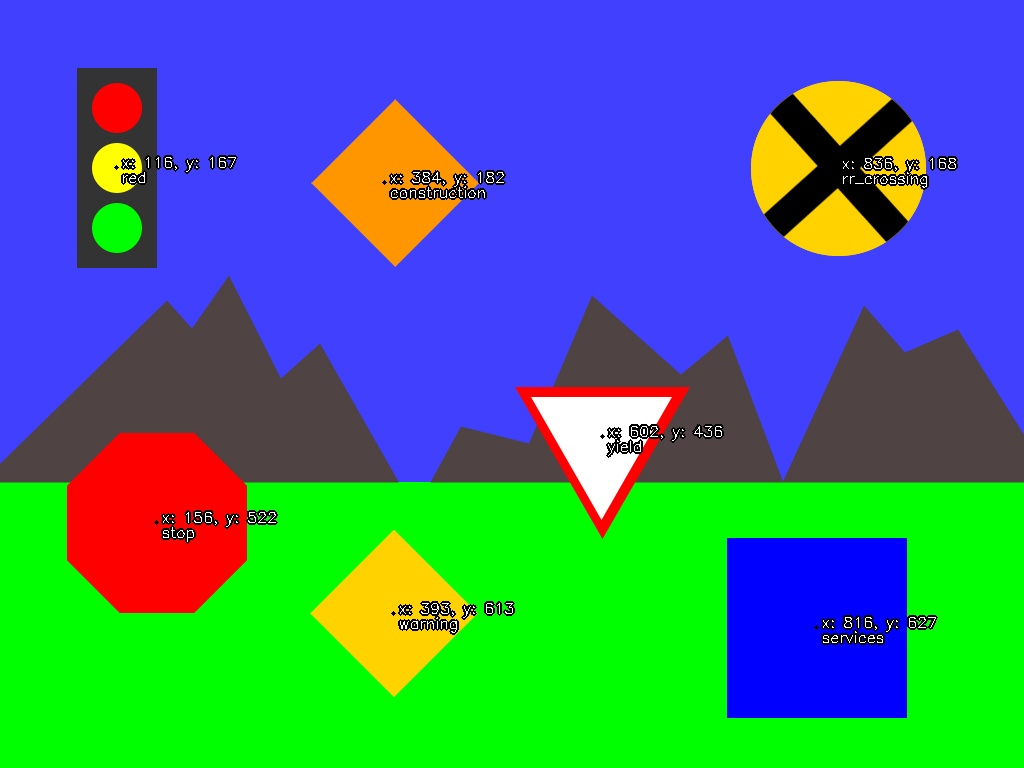
#> input picture Homework Folder/HW2/example_all_signs.jpg, 1024 x 768 px
$ python -i hw2.py   (imports and definitions only)
#> lines starting #> are read from the running program, lines starting #| are printed output that depends on the picture; after the words box and inside, x2 and y2 are one past the last pixel; in counts of white or black regions, pixels touching at a corner belong together
#> further down, picture is the input picture: shape (768, 1024, 3); mean B, G, R 128.7, 121.2, 63.8
import cv2
import numpy as np


# [38 lines left out: functions sign_lines, sign_circle, sign_axis, not called in this run]


def identify_traffic_light(img: np.ndarray) -> tuple:
    """
    This function takes in the image as a numpy array and returns a tuple identifying the location
    of the traffic light in the image and the lighted light.
    :param img: Image as numpy array
    :return: Tuple identifying the location of the traffic light in the image and light.
             ( x,   y, color)
             (140, 100, 'None') or (140, 100, 'Red')
             In the case of no light lit, coordinates can be just center of traffic light
    """
    img_gray = cv2.cvtColor(img, cv2.COLOR_BGR2GRAY)
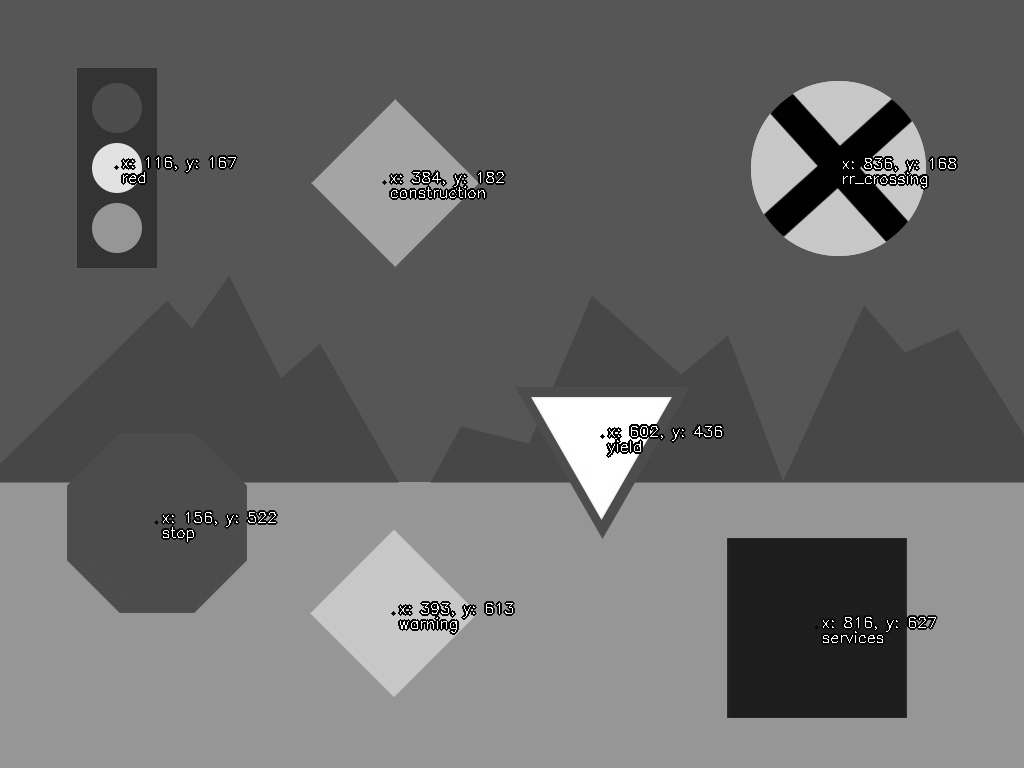
#> img_gray: shape (768, 1024); min 0, max 255, mean 105
    hsv = cv2.cvtColor(img, cv2.COLOR_BGR2HSV)
#> hsv: shape (768, 1024, 3); mean H, S, V 78.2, 195.4, 225

    # Corrected HSV ranges
    red_lower = np.array([0, 150, 100])
    red_upper = np.array([10, 255, 255])
    yellow_lower = np.array([20, 150, 100])
    yellow_upper = np.array([35, 255, 255])
    green_lower = np.array([40, 100, 100])
    green_upper = np.array([90, 255, 255])

    # Masks
    red_mask = cv2.inRange(hsv, red_lower, red_upper)
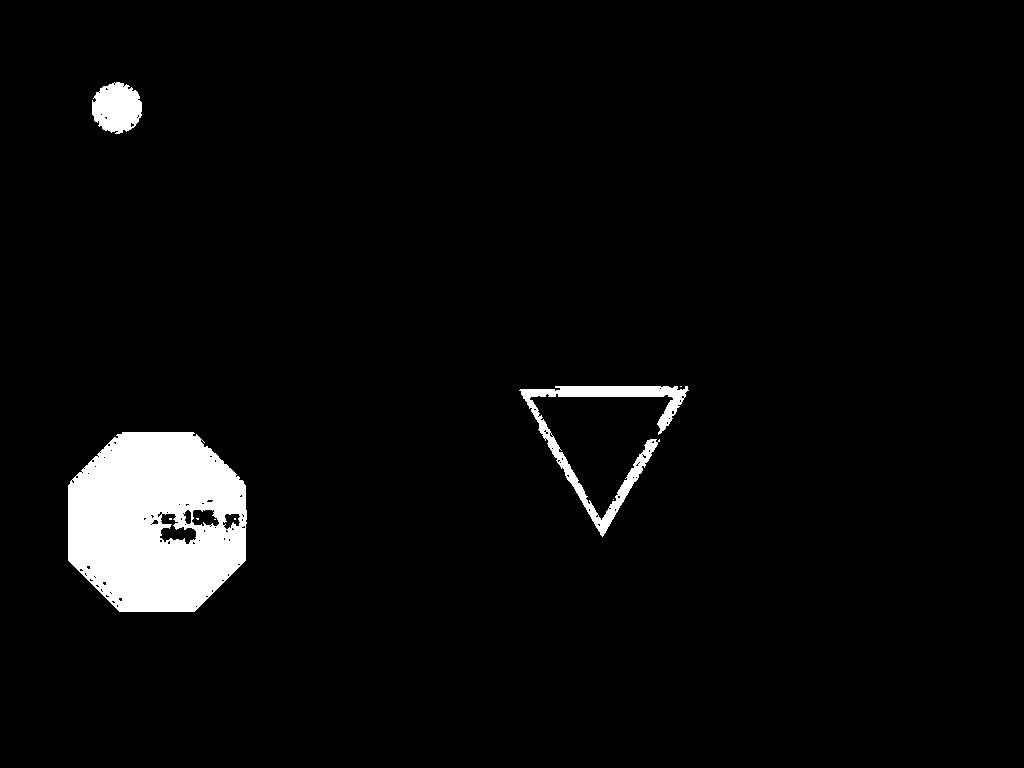
#> red_mask: shape (768, 1024); 4% white; 9 white regions (6 under 20 px), largest, box (x1, y1, x2, y2) and area: (68, 432, 247, 612) 25365, (519, 386, 689, 537) 4190, (92, 82, 142, 134) 1955
    yellow_mask = cv2.inRange(hsv, yellow_lower, yellow_upper)
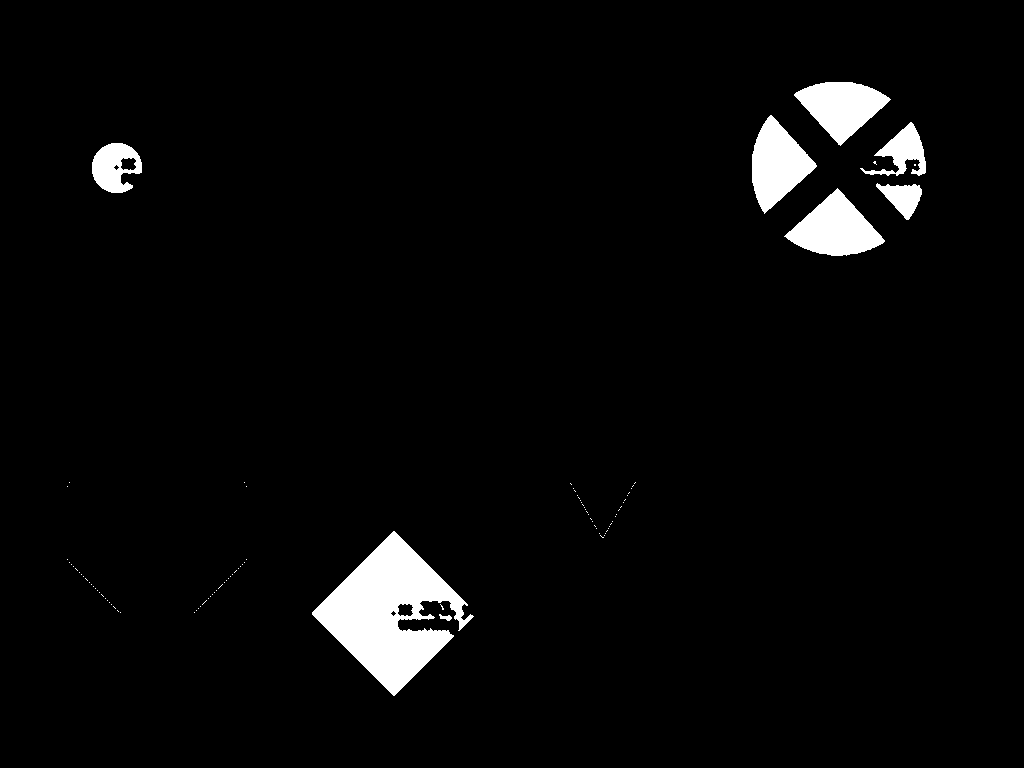
#> yellow_mask: shape (768, 1024); 3.5% white; 96 white regions (88 under 20 px), largest, box (x1, y1, x2, y2) and area: (312, 531, 474, 696) 12291, (784, 188, 885, 256) 3756, (752, 115, 817, 214) 3607
    green_mask = cv2.inRange(hsv, green_lower, green_upper)
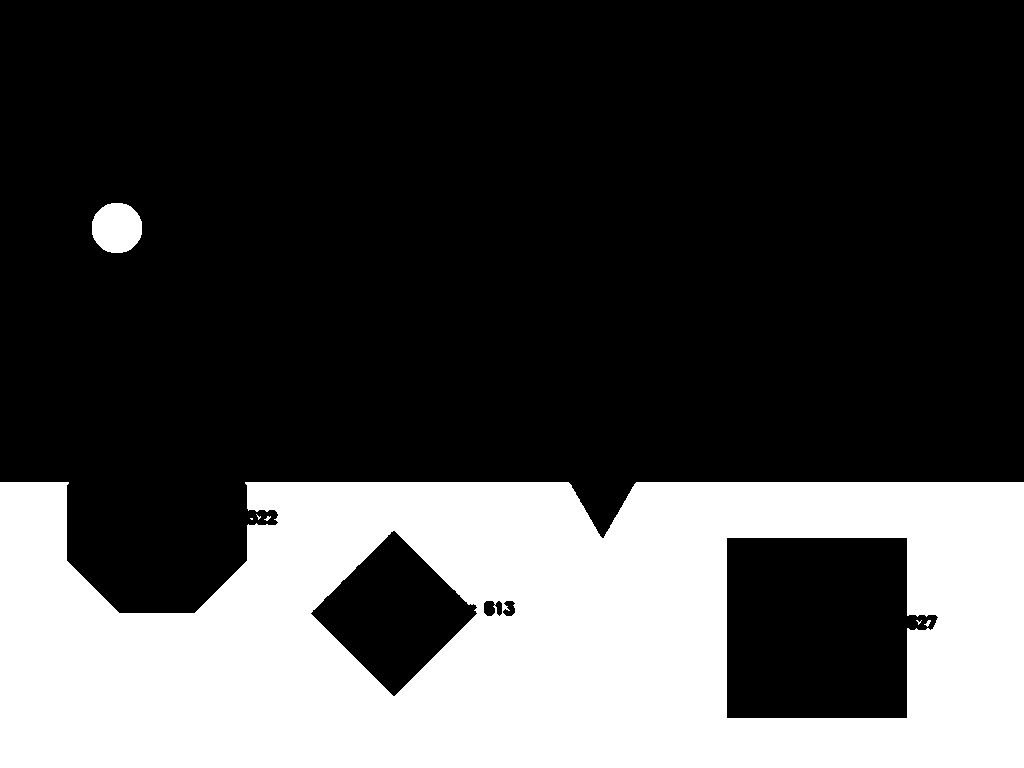
#> green_mask: shape (768, 1024); 28.6% white; 7 white regions (4 under 20 px), largest, box (x1, y1, x2, y2) and area: (0, 482, 1024, 768) 222762, (92, 203, 142, 253) 2014, (924, 620, 931, 627) 23

    red_circles = cv2.HoughCircles(red_mask, cv2.HOUGH_GRADIENT, 1, 20, param1=100, param2=10, minRadius=5,maxRadius=40)
#> red_circles = 14 rows, first 8: [205.5, 544.5, 39.4], [118.5, 109.5, 22.9], [215.5, 499.5, 32.7], [600.5, 480.5, 29.9], [175.5, 525.5, 18.8], [198.5, 524.5, 15.5], [195.5, 504.5, 19.5], [652.5, 409.5, 20.8]
    yellow_circles = cv2.HoughCircles(yellow_mask, cv2.HOUGH_GRADIENT, 1, 20, param1=100, param2=10, minRadius=5,maxRadius=40)
#> yellow_circles = 15 rows, first 8: [116.5, 167.5, 25.4], [887.5, 143.5, 31.6], [433.5, 622.5, 24.3], [902.5, 159.5, 23], [872.5, 192.5, 23.2], [902.5, 191.5, 18.3], [417.5, 596.5, 33.6], [437.5, 598.5, 17.7]
    green_circles = cv2.HoughCircles(green_mask, cv2.HOUGH_GRADIENT, 1, 20, param1=100, param2=10, minRadius=5,maxRadius=40)
#> green_circles = [[116.5, 227.5, 25.6], [508.5, 609.5, 6], [488.5, 609.5, 5.5], [922.5, 619.5, 6], [261.5, 514.5, 6]]

    def find_center(circles, color):
        if circles is not None:
            circles = np.uint16(np.around(circles))
            x, y, _ = circles[0][0]
            return (int(x), int(y), color)
        return None

    for mask, color in [(red_circles, 'Alex\'s Red Light'), (yellow_circles, 'Alex\'s Yellow Light'), (green_circles, 'Alex\'s Green Light')]:
        result = find_center(mask, color)
        if result is not None:
            return result
#> this loop made 1 pass
#> (color, x in find_center, y in find_center) on pass 1: ("Alex's Red Light", 206, 544)

    # No light detected
    return (100, 100, 'None')


# [209 lines left out: functions identify_stop_sign, identify_yield, identify_construction, identify_warning, identify_rr_crossing, identify_services and 3 more, not called in this run]

>>> import cv2
>>> picture = cv2.imread('example_all_signs.jpg')
>>> result = identify_traffic_light(picture)
#> result = (206, 544, "Alex's Red Light")
